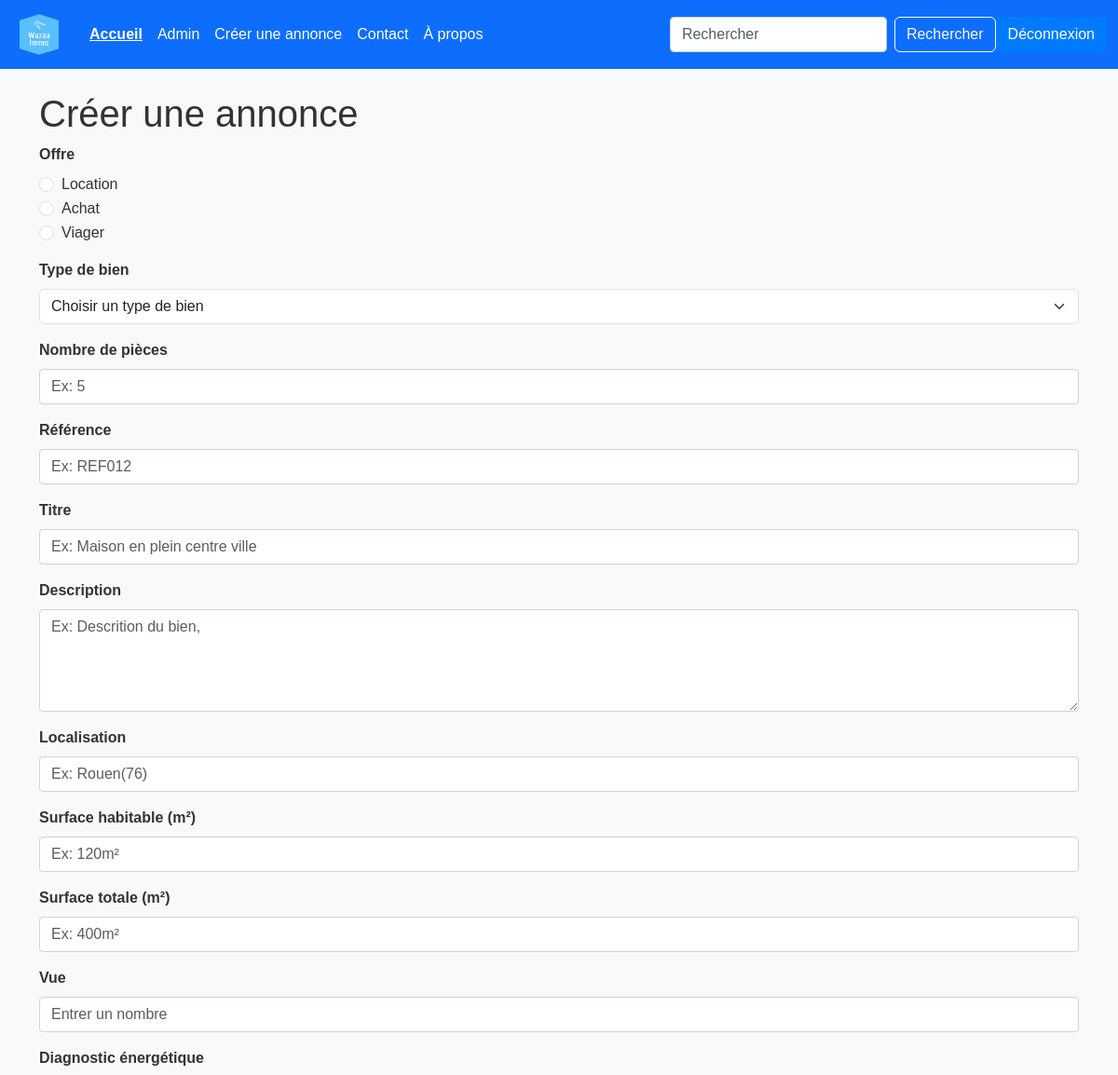
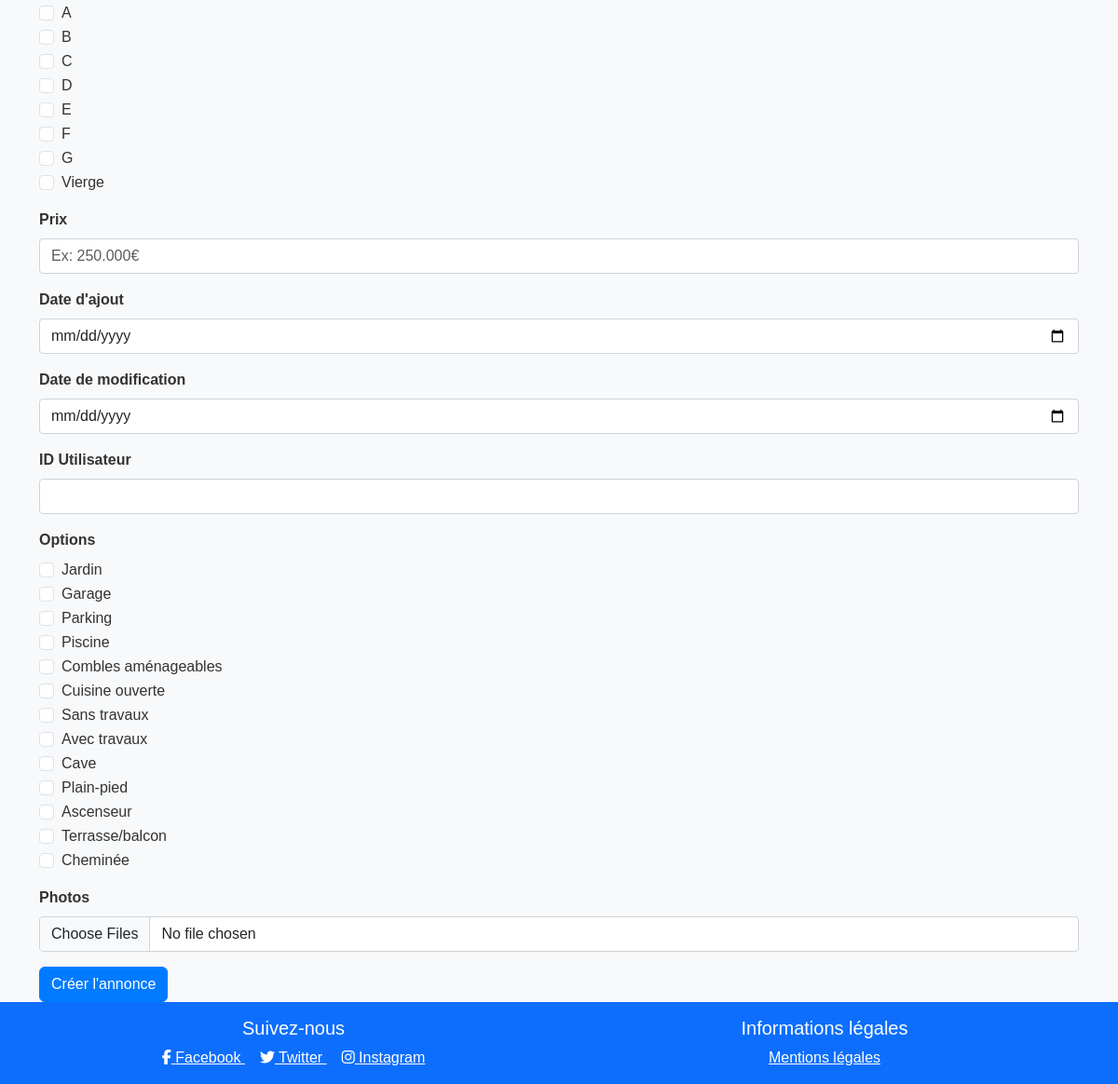
Page /create_announce.php (signed in) on the committed database (2 pictures, top to bottom).
### tables this page shows
CREATE TABLE `waz_type_offre` (
  `type_offre_id` int(11) NOT NULL,
  `type_offre_libelle` varchar(50) NOT NULL
);

CREATE TABLE `waz_diag_energie` (
  `diag_energie_id` int(11) NOT NULL,
  `diag_energie_libelle` varchar(50) NOT NULL
);

CREATE TABLE `waz_options` (
  `option_id` int(11) NOT NULL,
  `option_libelle` varchar(250) NOT NULL
);

### create_announce.php (the view, shortened to what this page needs)
<?php include 'includes/header.php'; ?>
<?php
$stmt = $pdo->prepare("SELECT type_offre_id, type_offre_libelle FROM waz_type_offre");
$stmt->execute();
$type_offres = $stmt->fetchAll(PDO::FETCH_ASSOC);
$stmt = $pdo->prepare("SELECT option_id, option_libelle FROM waz_options");
$stmt->execute();
$options = $stmt->fetchAll(PDO::FETCH_ASSOC);
$stmt = $pdo->prepare("SELECT diag_energie_id, diag_energie_libelle FROM waz_diag_energie");
$stmt->execute();
$diag_energies = $stmt->fetchAll(PDO::FETCH_ASSOC);
?>
<main>
    <div class="container mt-4">
        <h1>Créer une annonce</h1>
        <form id="announceForm" method="post" enctype="multipart/form-data" onsubmit="return validateForm()">
            <div class="mb-3">
                <label for="ann_offre" class="form-label">Offre</label>
                <?php foreach ($type_offres as $type_offre): ?>
                    <div class="form-check">
                        <input class="form-check-input" type="radio" name="type_offre_libelle" id="type_offre_<?php echo $type_offre['type_offre_libelle']; ?>" value="<?php echo $type_offre['type_offre_libelle']; ?>" required>
                        <label class="form-check-label" for="type_offre_<?php echo $type_offre['type_offre_libelle']; ?>">
                            <?php echo $type_offre['type_offre_libelle']; ?>
                        </label>
                    </div>
                <?php endforeach; ?>
            </div>
            <div class="mb-3">
                <label for="type_bien_libelle" class="form-label">Type de bien</label>
                <select class="form-select" id="type_bien_libelle" name="type_bien_libelle" required>
                    <option value="" selected disabled>Choisir un type de bien</option>
                </select>
            </div>
            <div class="mb-3">
                <label for="ann_piece" class="form-label">Nombre de pièces</label>
                <input type="number" class="form-control" placeholder="Ex: 5" id="ann_piece" name="ann_piece" required>
            </div>
            <div class="mb-3">
                <label for="ann_ref" class="form-label">Référence</label>
                <input type="text" class="form-control" placeholder="Ex: REF012" id="ann_ref" name="ann_ref" required>
            </div>
            <div class="mb-3">
                <label for="ann_titre" class="form-label">Titre</label>
                <input type="text" class="form-control"placeholder="Ex: Maison en plein centre ville" id="ann_titre" name="ann_titre" required>
            </div>
            <div class="mb-3">
                <label for="ann_description" class="form-label">Description</label>
                <textarea class="form-control" placeholder="Ex: Descrition du bien, " id="ann_description" name="ann_description" rows="4" required></textarea>
            </div>
            <div class="mb-3">
                <label for="ann_localisation" class="form-label">Localisation</label>
                <input type="text" class="form-control" placeholder="Ex: Rouen(76)" id="ann_localisation" name="ann_localisation" required>
            </div>
            <div class="mb-3">
                <label for="ann_surf_hab" class="form-label">Surface habitable (m²)</label>
                <input type="number" class="form-control" placeholder="Ex: 120m²" id="ann_surf_hab" name="ann_surf_hab" required>
            </div>
            <div class="mb-3">
                <label for="ann_suf_total" class="form-label">Surface totale (m²)</label>
                <input type="number" class="form-control"placeholder="Ex: 400m²"  id="ann_suf_total" name="ann_suf_total" required>
            </div>
            <div class="mb-3">
                <label for="ann_vue" class="form-label">Vue</label>
                <input type="number" class="form-control" placeholder="Entrer un nombre"  id="ann_vue" name="ann_vue" required>
            </div>
            <div class="mb-3">
                <label for="ann_diag_energie" class="form-label">Diagnostic énergétique</label>
                <?php foreach ($diag_energies as $diag_energie): ?>
                    <div class="form-check">
                        <input class="form-check-input" type="checkbox" name="ann_diag_energie[]" id="diag_energie_<?php echo $diag_energie['diag_energie_libelle']; ?>" value="<?php echo $diag_energie['diag_energie_libelle']; ?>">
                        <label class="form-check-label" for="diag_energie_<?php echo $diag_energie['diag_energie_libelle']; ?>">
                            <?php echo $diag_energie['diag_energie_libelle']; ?>
                        </label>
                    </div>
                <?php endforeach; ?>
            </div>
            <div class="mb-3">
                <label for="ann_prix_bien" class="form-label">Prix</label>
                <input type="number" class="form-control" placeholder="Ex: 250.000€" id="ann_prix_bien" name="ann_prix_bien" required>
            </div>
            <div class="mb-3">
                <label for="ann_date_ajout" class="form-label">Date d'ajout</label>
                <input type="date" class="form-control" id="ann_date_ajout" name="ann_date_ajout" required>
            </div>
            <div class="mb-3">
                <label for="ann_date_modif" class="form-label">Date de modification</label>
                <input type="date" class="form-control" id="ann_date_modif" name="ann_date_modif" required>
            </div>
            <div class="mb-3">
                <label for="utilisateur_libelle" class="form-label">ID Utilisateur</label>
                <input type="text" class="form-control" id="utilisateur_libelle" name="utilisateur_libelle" required>
            </div>
            <div class="mb-3">
                <label for="options_libelle" class="form-label">Options</label>
                <?php foreach ($options as $option): ?>
                    <div class="form-check">
                        <input class="form-check-input" type="checkbox" name="options_libelle[]" id="option_<?php echo $option['option_libelle']; ?>" value="<?php echo $option['option_libelle']; ?>">
                        <label class="form-check-label" for="option_<?php echo $option['option_libelle']; ?>">
                            <?php echo $option['option_libelle']; ?>
                        </label>
                    </div>
                <?php endforeach; ?>
            </div>
            <div class="mb-3">
                <label for="file" class="form-label">Photos</label>
                <input type="file" class="form-control" id="photos" name="photos[]" multiple required>
            </div>
            <button type="submit" class="btn btn-primary">Créer l'annonce</button>
        </form>
    </div>
</main>
<?php include 'includes/footer.php'; ?>

### style/style.css (style rules this page uses)
body { font-family: Arial, sans-serif; background-color: #f8f9fa; color: #333; margin: 0; padding: 0; }
.btn-primary { background-color: #007bff; border-color: #007bff; }
.form-label { font-weight: bold; }
.form-control { border-radius: 0.25rem; border: 1px solid #ced4da; }

### rows in the picture
waz_type_offre: type_offre_libelle "Location"
waz_type_offre: type_offre_libelle "Achat"
waz_type_offre: type_offre_libelle "Viager"
waz_diag_energie: diag_energie_libelle "A"
waz_diag_energie: diag_energie_libelle "B"
waz_diag_energie: diag_energie_libelle "C"
waz_diag_energie: diag_energie_libelle "D"
waz_diag_energie: diag_energie_libelle "E"
waz_diag_energie: diag_energie_libelle "F"
waz_diag_energie: diag_energie_libelle "G"
waz_diag_energie: diag_energie_libelle "Vierge"
waz_options: option_libelle "Jardin"
waz_options: option_libelle "Garage"
waz_options: option_libelle "Parking"
waz_options: option_libelle "Piscine"
waz_options: option_libelle "Combles aménageables"
waz_options: option_libelle "Cuisine ouverte"
waz_options: option_libelle "Sans travaux"
waz_options: option_libelle "Avec travaux"
waz_options: option_libelle "Cave"
waz_options: option_libelle "Plain-pied"
waz_options: option_libelle "Ascenseur"
waz_options: option_libelle "Terrasse/balcon"
waz_options: option_libelle "Cheminée"
